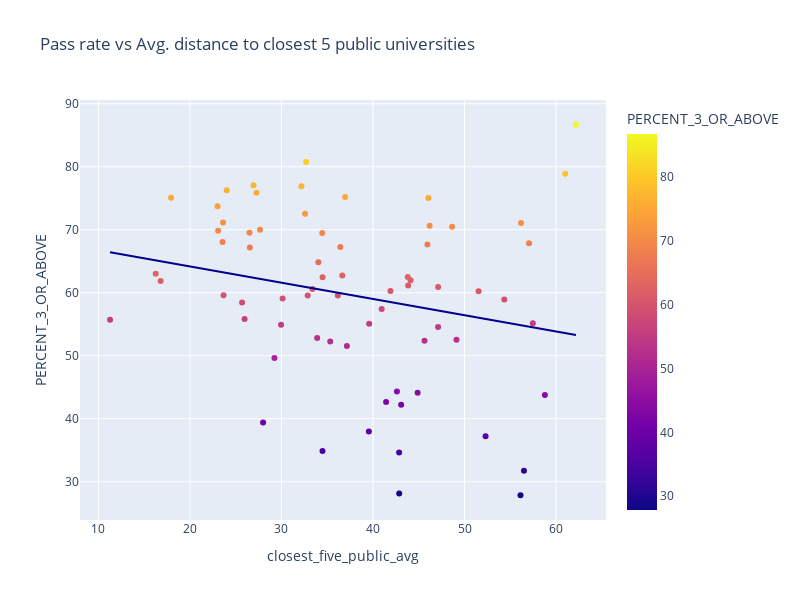

Notebook code for this chart:
### Markdown cell above
While there is slight positive relationship between population and pass rate, it's not as clear cut as it was with pass rate vs income.

### Code cell
fig = px.scatter(data_frame=wisconsin22,x='closest_five_public_avg', y='PERCENT_3_OR_ABOVE',trendline='ols',trendline_color_override='darkblue',width=800, height=600,
                 color='PERCENT_3_OR_ABOVE',title='Pass rate vs Avg. distance to closest 5 public universities')
fig.show()
with open('../data/WI_pickled/WI_AP_pass_rate_by_counties_vs_avg._dist_public.pkl', 'wb') as f:
    pickle.dump(fig, f)
